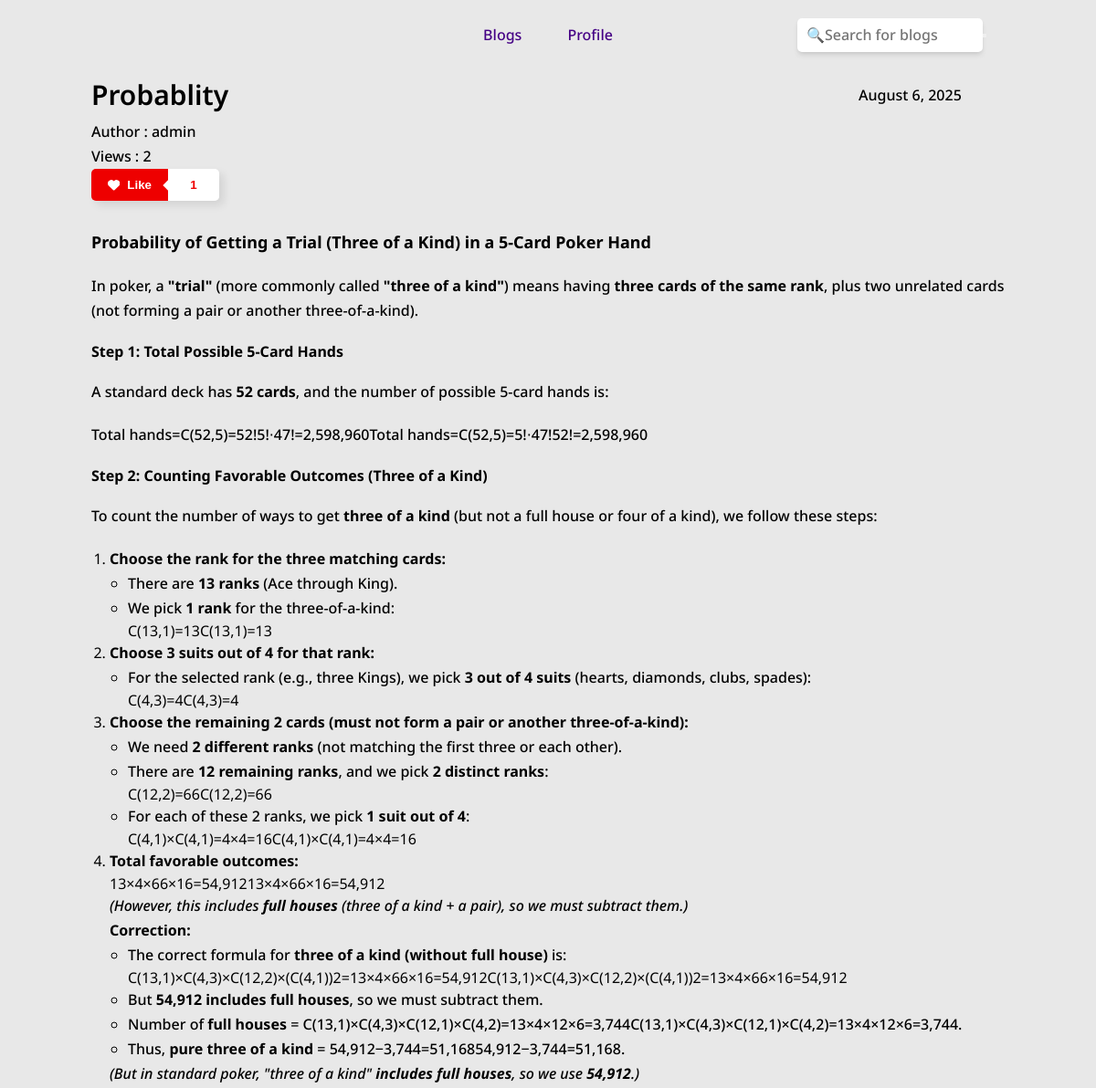
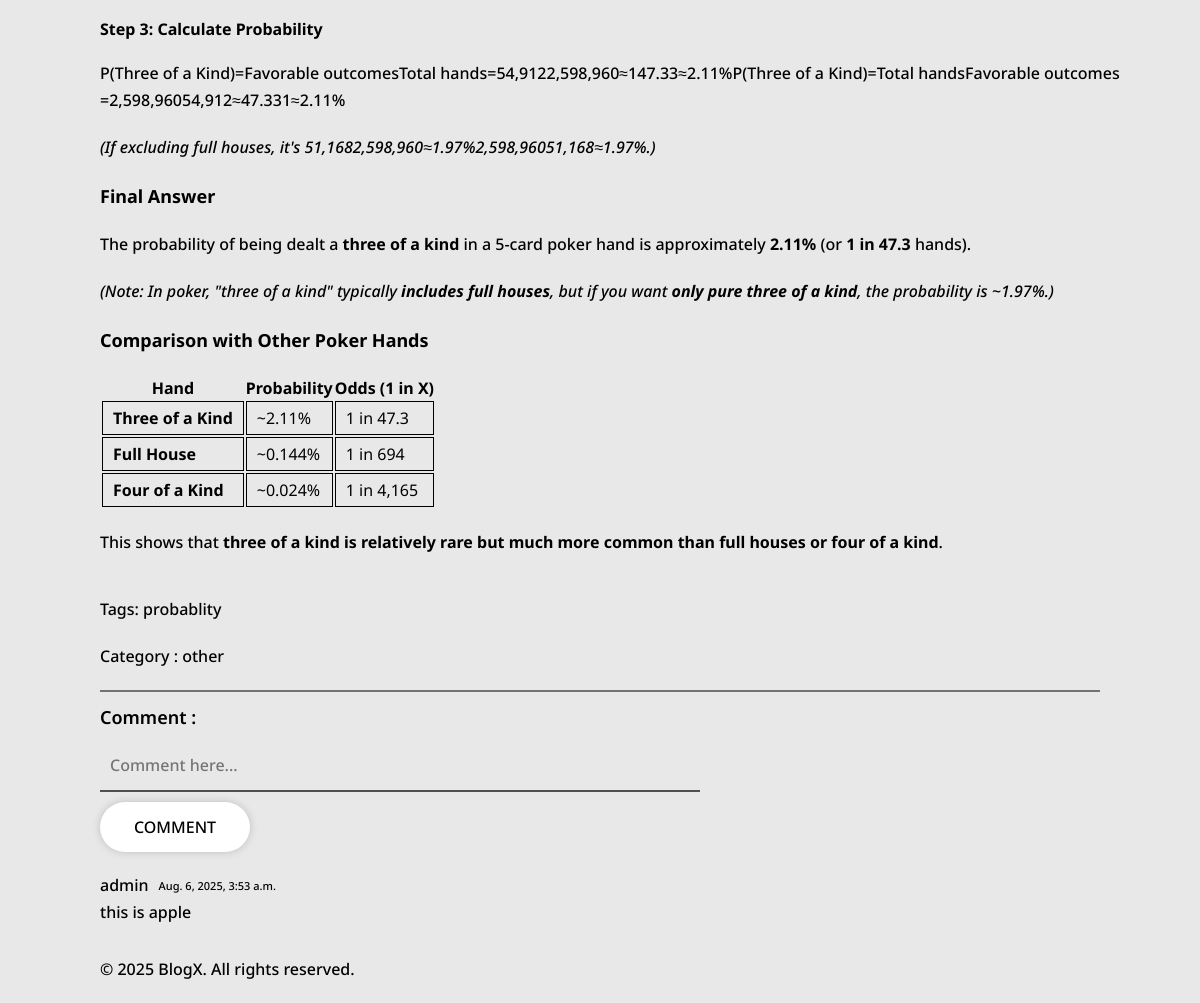
/blog/11/ (signed in), run on the app's committed database (2 pictures, top to bottom).
### blog/models.py (models this page shows, shortened)
class BlogPost(models.Model):
    CATEGORY_CHOICES = [
        ('technology', 'Technology'),
        ('sports', 'Sports'),
        ('health', 'Health'),
        ('travel', 'Travel'),
        ('food', 'Food'),
        ('entertainment', 'Entertainment'),
        ('education', 'Education'),
        ('business', 'Business'),
        ('lifestyle', 'Lifestyle'),
        ('news', 'News'),
        ('gaming', 'Gaming'),
        ('other', 'Other'),
    ]
    title = models.CharField(max_length=200)
    content = HTMLField()
    author = models.ForeignKey(User, on_delete=models.CASCADE)
    image = models.ImageField(upload_to=user_directory_path, blank=True, null=True)
    created_at = models.DateTimeField(auto_now_add=True)
    views = models.ManyToManyField(User, related_name='views', blank=True)
    likes = models.ManyToManyField(User, related_name='liked_posts', blank=True)
    tags = models.CharField(max_length=100, blank=True, null=True)
    category = models.CharField(max_length=100, blank=True,  choices= CATEGORY_CHOICES)
    @property
    def like_count(self):
        return self.likes.count()
    @property
    def view_count(self):
        return self.views.count()
    class Meta:
        ordering = ['-created_at']
        verbose_name = 'Blog Post'
        verbose_name_plural = 'Blog Posts'

class Comment(models.Model):
    post = models.ForeignKey(BlogPost, on_delete=models.CASCADE, related_name='comments')
    commentor = models.ForeignKey(User, on_delete=models.CASCADE)
    comment = models.TextField()
    created_at = models.DateTimeField(auto_now_add=True)
    class Meta:
        ordering = ['-created_at']
        verbose_name = 'Comment'
        verbose_name_plural = 'Comments'

### blog/views.py (the view, shortened to what this page needs)
# urls.py: path("blog/<int:id>/",views.blog_details,name = "blog_details"),
def blog_details(request,id):
    blog = BlogPost.objects.get(id = id)
    comments = blog.comments.all()
    if request.user.is_authenticated:
        blog.views.add(request.user)
    else:
        return redirect("members:login")
    form = CommentForm()
    context = {
        "blog": blog,
        "comment_form": form,
        "comments": comments,
        "rank": request.user.userprofile.rank,
    }
    return render(request,"blog_details.html",context)

### blog/forms.py
class CommentForm(forms.ModelForm):
    class Meta:
        model = Comment
        fields = ['comment']
        widgets = {
            'comment': forms.Textarea(attrs={'placeholder': 'Comment here...', 'class': 'text'}),
        }

### blog/templates/blog_details.html (shortened to what this page needs)
{% extends "base.html" %}
{% load static %}
{% block extra_styles%}
    <link rel="stylesheet" href="{% static 'css/tinymce.css' %}">
{%endblock%}
{% block content %}
<div class="blog-details-container">
    <div class="asas-blog-details">
        <h1 class="h1">{{blog.title.capitalize}}</h1>
        <p class="text">{{blog.created_at|date:"F j, Y"}}</p>
    </div>
    <p class="text">Author : {{blog.author}}</p>
    <p class="text">Views : {{blog.view_count}}</p>
</div>
<div class="btns-blog-details">
    <form action="" method="post" class="like-form-button">
            <button class="likeBtn" type="submit" name="like_this">
                <span class="leftContainerLike">
                    <span class="like">Like</span>
                </span>
                <span class="likeCount">
                    {{ blog.like_count }}
                </span>
            </button>
    </form>
</div>
<div class="blog-details-content">
    <p class="text">{{blog.content|safe}}</p>
    <p class="text">Tags: {{blog.tags}}</p>
    <p class="text">Category : {{blog.category}}</p>
</div>
<form action="" method="post" class="comment-form" >
    <label for="id_comment" class="h3">Comment :</label>
    {{ comment_form.comment }}
    <button type="submit" class="text button-primary" name = "add-comment">Comment</button>
</form>
<div class="comment-container">
    {% for a in comments%}
        <div class="small-comment-container">
            <div class="comment-all">
                <div class="commentor-date-name">
                    <p class="text">{{a.commentor}}</p>
                    <p class="alerts">{{a.created_at}}</p>
                    </div>
                <p class="text">{{a.comment}}</p>
            </div>
        </div>
    {%endfor%}
</div>
{% endblock %}

### static/css/style.css (style rules this page uses)
* { margin: 0px; padding: 0px; box-sizing: border-box; }
html { overflow-x: hidden; scroll-behavior: smooth; background-color: #e8e8e8; }
body { margin-left: 100px; margin-right: 100px; }
:root { --font-family: "Noto Sans", sans-serif; --font-optical-sizing: auto; --h1-f: 30px; --h1-l: 54px; --font-weight: 600; --font-style: normal; }
.h1 { font-family: var(--font-family); font-size: var(--h1-f); line-height: var(--h1-l); font-weight: var(--font-weight); font-style: var(--font-style); font-optical-sizing: var(--font-optical-sizing); }
.h3 { font-family: var(--font-family); font-size: 18px; line-height: 30px; font-weight: var(--font-weight); font-style: var(--font-style); font-optical-sizing: var(--font-optical-sizing); }
.text { font-family: var(--font-family); font-size: 16px; line-height: 27px; font-weight: 480; font-style: var(--font-style); font-optical-sizing: var(--font-optical-sizing); }
.alerts { font-family: var(--font-family); font-size: 11px; line-height: 18px; font-weight: 480; font-style: var(--font-style); font-optical-sizing: var(--font-optical-sizing); }
.button-primary { padding: 10px 20px; border-radius: 30px; cursor: pointer; border: 0; background-color: white; color: black; box-shadow: rgb(0 0 0 / 18%) 0 0 8px; text-transform: uppercase; transition: all 0.5s ease; text-decoration: none; }
.likeBtn { width: 140px; height: 35px; display: flex; align-items: center; justify-content: flex-start; border: none; border-radius: 5px; overflow: hidden; box-shadow: 5px 5px 10px rgba(0, 0, 0, 0.089); cursor: pointer; background-color: transparent; }
.leftContainerLike { width: 60%; height: 100%; background-color: rgb(238, 0, 0); display: flex; align-items: center; justify-content: center; gap: 8px; }
.leftContainerLike .like { color: white; font-weight: 600; }
.likeCount { width: 40%; height: 100%; display: flex; align-items: center; justify-content: center; color: rgb(238, 0, 0); font-weight: 600; position: relative; background-color: white; }
.likeCount::before { height: 8px; width: 8px; position: absolute; content: ""; background-color: rgb(255, 255, 255); transform: rotate(45deg); left: -4px; }

### static/css/blog.css (style rules this page uses)
.btns-blog-details { margin-bottom: 10px; display: flex; justify-content: left; gap: 30px; align-items: center; }
.blog-details-content { display: flex; flex-direction: column; gap: 20px; margin-bottom: 10px; padding-bottom: 20px; border-bottom: rgba(0, 0, 0, 0.507) solid 2px; }
.small-comment-container { display: flex; flex-direction: row; gap: 50px; margin-bottom: 10px; align-items: center; }
.comment-container { display: flex; flex-direction: column; gap: 10px; margin-bottom: 20px; }
.comment-form textarea { max-width: 600px; width: 600px; height: 50px; resize: none; padding: 10px; background-color: #e8e8e8; border: none; overflow-y: auto; border-bottom: rgba(53, 53, 53, 0.842) solid 2px; outline: none; transition: 0.3s ease-in-out all; }
.comment-form { display: flex; flex-direction: column; gap: 10px; margin-bottom: 20px; }
.comment-form button { width: 150px; height: 50px; text-align: center; }
.commentor-date-name { display: flex; flex-direction: row; gap: 10px; align-items: center; }
.comment-all { max-width: 400px; width: 400px; }
.blog-details-container .asas-blog-details { display: flex; align-items: center; }
.asas-blog-details h1 { width: 70vw; }

### static/css/tinymce.css (style rules this page uses)
.blog-details-content { font-family: var(--font-family); }
.blog-details-content p { font-family: var(--font-family); font-size: 16px; line-height: 27px; font-weight: 480; font-style: var(--font-style); font-optical-sizing: var(--font-optical-sizing); }
.blog-details-content h3 { font-family: var(--font-family); font-size: 18px; line-height: 30px; font-weight: var(--font-weight); font-style: var(--font-style); font-optical-sizing: var(--font-optical-sizing); }
.blog-details-content h4, .blog-details-content h5, .blog-details-content h6, .blog-details-content div, .blog-details-content span { font-family: inherit !important; font-size: inherit; }
.blog-details-content * { font-family: inherit !important; }
.blog-details-content td { border: 1px solid black; padding: 5px 10px; }
.blog-details-content li { margin-left: 20px; }

### data on the page
BlogPost: title "Probablity", created_at "August 6, 2025", author "admin", view_count "2", like_count "1", content "Probability of Getting a Trial (Three of a Kind) in a 5-Card Poker Hand In poker, a \"trial\" (more commonly called \"three of a kind\" ) means having three cards of the same rank , plus two unrelated cards (not forming a pair or another three-of-a-kind). Step 1: Total Possible 5-Card Hands A standard deck has 52 cards , and the number of possible 5-card hands is: Total hands=C(52,5)=52!5!⋅47!=2,598,960 Total hands = C ( 52 , 5 ) = 5 ! ⋅ 47 ! 52 ! = 2 , 598 , 960 Step 2: Counting Favorable Outcomes (Three of a Kind) To count the number of ways to get three of a kind (but not a full house or four of a kind), we follow these steps: Choose the rank for the three matching cards: There are 13 ranks…", tags "probablity", category "other"
Comment: commentor "admin", created_at "Aug. 6, 2025, 3:53 a.m.", comment "this is apple"
